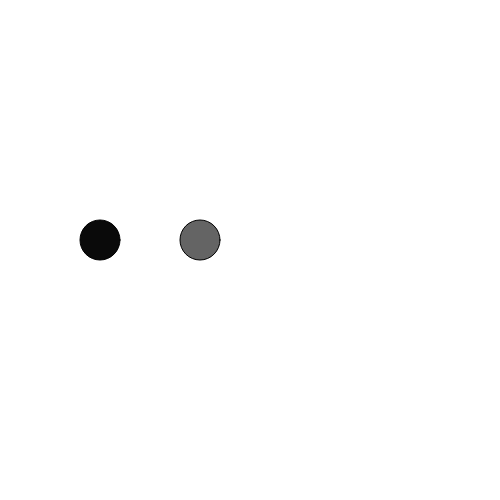
Frame 1 (no input)
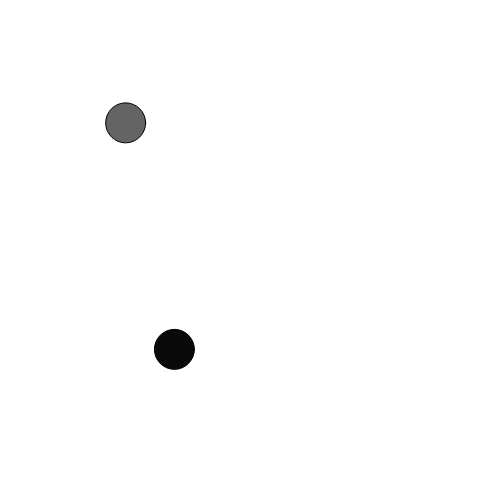
Frame 60 (no input)
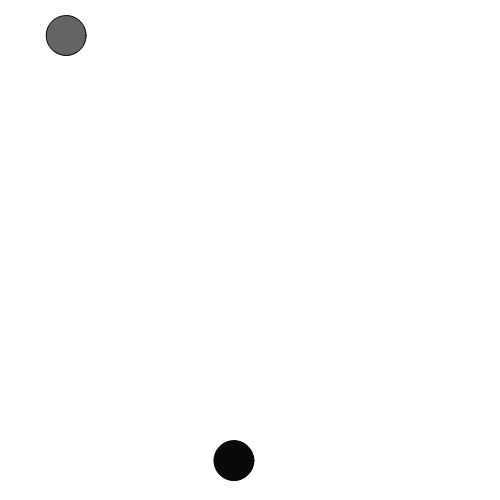
Frame 120 (the mouse pressed at the canvas centre since frame 60)

The p5.js sketch that drew these frames (run headless with seeded random() and noise() and a simulated clock; from frame 60 on, the mouse is pressed at the canvas centre):

// p5.js sketch
// ── sketch.js
let myBall;
let myBall2;

function setup(){
	createCanvas(500,500)
	myBall = new Ball(200, 240 ,15 * cos(25), 15 * sin(25),20,(255,150,100))
	myBall2 = new Ball(100, 240,15 * cos(47), 15 * sin(47), 20,(255,40,10))
    

}

function draw(){
	background(255);

	/* if(myBall.x > width - myBall.radius ||  myBall.x < myBall.radius){
		myBall.vx = -myBall.vx;
	}

	if(myBall.y > height - myBall.x ||   myBall.radius < myBall.x){
		myBall.vy = -myBall.vy;
	}

		//ball2

	if(myBall2.x > width - myBall2.radius ||  myBall2.x < myBall2.radius){
		myBall2.vx = -myBall2.vx;
	}

	if(myBall2.y > height - myBall2.x ||   myBall2.radius < myBall2.x){
		myBall2.vy = -myBall2.vy;
	} */

	myBall.drawBall();
	myBall.moveBall();
	myBall2.drawBall();
	myBall2.moveBall();
    
}

// ── Ball.js
class Ball {
	constructor(x, y, vx, vy, radius, c) {
		//properties
		this.x = x;
		this.y = y;
		this.vx = vx;
		this.vy = vy;
		this.radius = radius;
		this.c = c;
	
		//this.rotation = 0;
	
   }
   //function to draw the ball
   drawBall() {
	  
		//translate(this.x, this.y);
		//rotate(this.rotation);
		fill(this.c);
		ellipse(this.x, this.y, this.radius*2, this.radius*2);
		/* if(this.x > width){
			this.x = 1;
	   } */
		
	} 
	//function to move the ball
	moveBall() {
		this.x = this.x + this.vx;
		this.y = this.y + this.vy;
		
    	
		if(this.x > width - this.radius ||  this.x < this.radius){
			this.vx = -this.vx;
		}
	
		if(this.y > height - this.radius ||   this.y < this.radius){
			this.vy = -this.vy;
		}
	
	
	}


	distance(x1,y1,dx,dy){
		
	}


}
